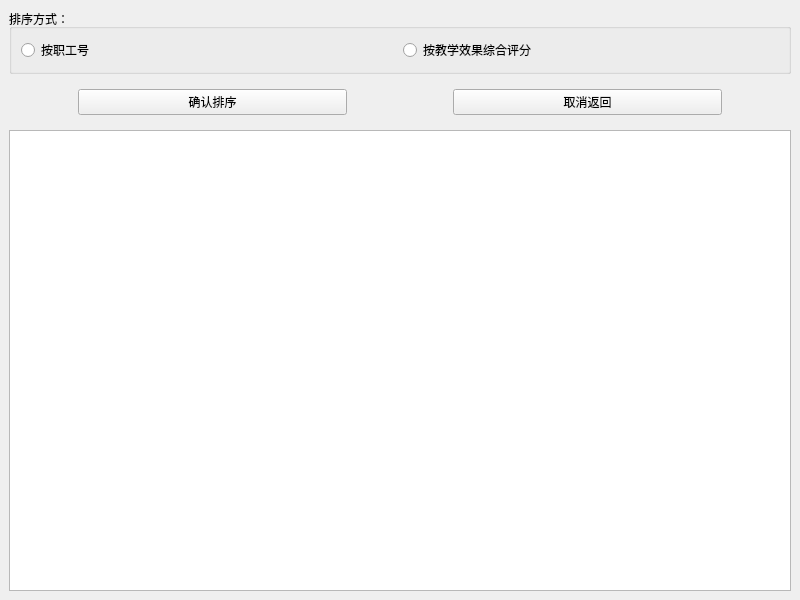
<?xml version="1.0" encoding="UTF-8"?>
<ui version="4.0">
 <class>one_sort</class>
 <widget class="QMainWindow" name="one_sort">
  <property name="geometry">
   <rect>
    <x>0</x>
    <y>0</y>
    <width>800</width>
    <height>600</height>
   </rect>
  </property>
  <property name="windowTitle">
   <string>MainWindow</string>
  </property>
  <widget class="QWidget" name="centralwidget">
   <layout class="QGridLayout" name="gridLayout_3">
    <item row="0" column="0">
     <widget class="QGroupBox" name="groupBox">
      <property name="title">
       <string>排序方式：</string>
      </property>
      <layout class="QGridLayout" name="gridLayout">
       <item row="0" column="0">
        <widget class="QRadioButton" name="id">
         <property name="text">
          <string>按职工号</string>
         </property>
        </widget>
       </item>
       <item row="0" column="1">
        <widget class="QRadioButton" name="score">
         <property name="text">
          <string>按教学效果综合评分</string>
         </property>
        </widget>
       </item>
      </layout>
     </widget>
    </item>
    <item row="1" column="0">
     <widget class="QWidget" name="widget" native="true">
      <layout class="QGridLayout" name="gridLayout_2">
       <item row="0" column="3">
        <widget class="QPushButton" name="back">
         <property name="text">
          <string>取消返回</string>
         </property>
        </widget>
       </item>
       <item row="0" column="0">
        <spacer name="horizontalSpacer_2">
         <property name="orientation">
          <enum>Qt::Horizontal</enum>
         </property>
         <property name="sizeType">
          <enum>QSizePolicy::Fixed</enum>
         </property>
         <property name="sizeHint" stdset="0">
          <size>
           <width>60</width>
           <height>20</height>
          </size>
         </property>
        </spacer>
       </item>
       <item row="0" column="2">
        <spacer name="horizontalSpacer">
         <property name="orientation">
          <enum>Qt::Horizontal</enum>
         </property>
         <property name="sizeType">
          <enum>QSizePolicy::Fixed</enum>
         </property>
         <property name="sizeHint" stdset="0">
          <size>
           <width>100</width>
           <height>20</height>
          </size>
         </property>
        </spacer>
       </item>
       <item row="0" column="1">
        <widget class="QPushButton" name="sort">
         <property name="text">
          <string>确认排序</string>
         </property>
        </widget>
       </item>
       <item row="0" column="4">
        <spacer name="horizontalSpacer_3">
         <property name="orientation">
          <enum>Qt::Horizontal</enum>
         </property>
         <property name="sizeType">
          <enum>QSizePolicy::Fixed</enum>
         </property>
         <property name="sizeHint" stdset="0">
          <size>
           <width>60</width>
           <height>20</height>
          </size>
         </property>
        </spacer>
       </item>
      </layout>
     </widget>
    </item>
    <item row="2" column="0">
     <widget class="QTextBrowser" name="showarea"/>
    </item>
   </layout>
  </widget>
 </widget>
 <resources/>
 <connections/>
</ui>
